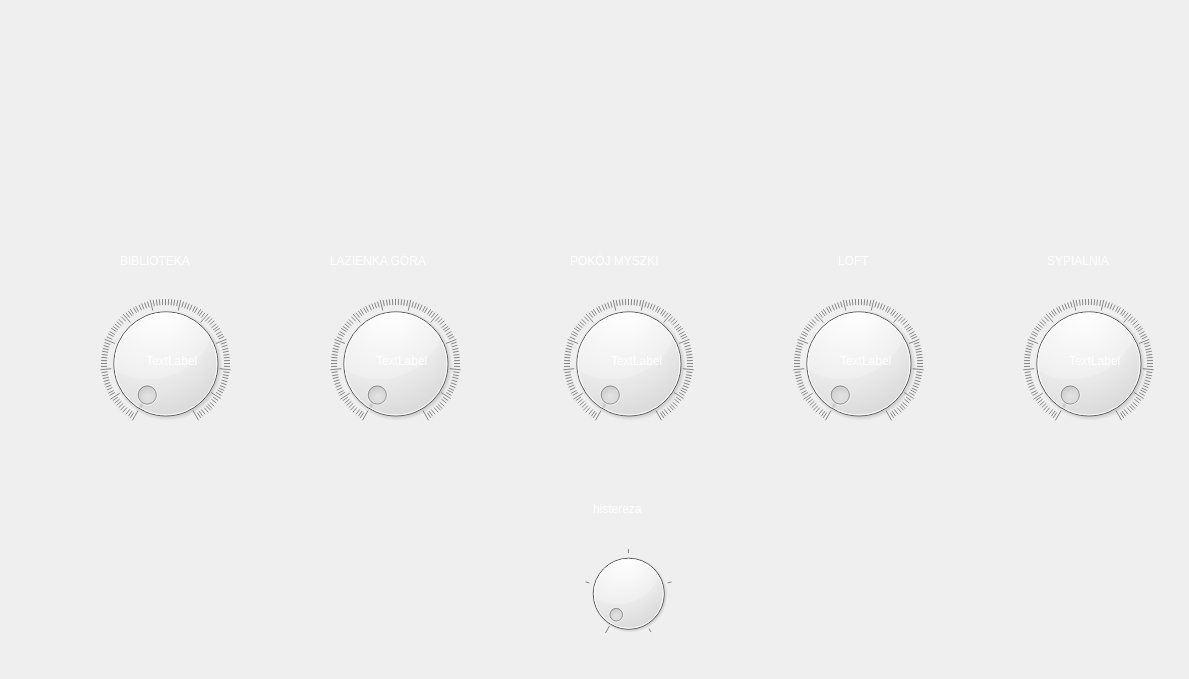
      <widget class="QWidget" name="tab">
       <attribute name="title">
        <string>Temperatura</string>
       </attribute>
       <widget class="QLabel" name="label_2">
        <property name="geometry">
         <rect>
          <x>146</x>
          <y>335</y>
          <width>111</width>
          <height>51</height>
         </rect>
        </property>
        <property name="layoutDirection">
         <enum>Qt::LeftToRight</enum>
        </property>
        <property name="styleSheet">
         <string notr="true">background-color: transparent;
font: 75 9pt &quot;FreeSerif&quot;;
font: 75 16pt &quot;Sans Serif&quot;;
color: rgb(255, 255, 255);</string>
        </property>
        <property name="text">
         <string>TextLabel</string>
        </property>
       </widget>
       <widget class="QLabel" name="label_4">
        <property name="geometry">
         <rect>
          <x>120</x>
          <y>250</y>
          <width>101</width>
          <height>21</height>
         </rect>
        </property>
        <property name="styleSheet">
         <string notr="true">background-color:transparent;
font: 75 12pt &quot;Sans Serif&quot;;
color: rgb(255, 255, 255);</string>
        </property>
        <property name="text">
         <string>BIBLIOTEKA</string>
        </property>
       </widget>
       <widget class="QLabel" name="label_5">
        <property name="geometry">
         <rect>
          <x>593</x>
          <y>488</y>
          <width>81</width>
          <height>41</height>
         </rect>
        </property>
        <property name="styleSheet">
         <string notr="true">background-color:transparent;
font: 75 12pt &quot;Sans Serif&quot;;
color: rgb(255, 255, 255);</string>
        </property>
        <property name="text">
         <string>histereza</string>
        </property>
       </widget>
       <widget class="QLabel" name="label_9">
        <property name="geometry">
         <rect>
          <x>1047</x>
          <y>240</y>
          <width>91</width>
          <height>41</height>
         </rect>
        </property>
        <property name="styleSheet">
         <string notr="true">background-color:transparent;
font: 75 12pt &quot;Sans Serif&quot;;
color: rgb(255, 255, 255);</string>
        </property>
        <property name="text">
         <string>SYPIALNIA</string>
        </property>
       </widget>
       <widget class="QLabel" name="label_10">
        <property name="geometry">
         <rect>
          <x>1069</x>
          <y>335</y>
          <width>111</width>
          <height>51</height>
         </rect>
        </property>
        <property name="styleSheet">
         <string notr="true">background-color: transparent;
font: 75 9pt &quot;FreeSerif&quot;;
font: 75 16pt &quot;Sans Serif&quot;;
color: rgb(255, 255, 255);</string>
        </property>
        <property name="text">
         <string>TextLabel</string>
        </property>
       </widget>
       <widget class="QLabel" name="label_21">
        <property name="geometry">
         <rect>
          <x>611</x>
          <y>335</y>
          <width>111</width>
          <height>51</height>
         </rect>
        </property>
        <property name="styleSheet">
         <string notr="true">background-color: transparent;
font: 75 9pt &quot;FreeSerif&quot;;
font: 75 16pt &quot;Sans Serif&quot;;
color: rgb(255, 255, 255);</string>
        </property>
        <property name="text">
         <string>TextLabel</string>
        </property>
       </widget>
       <widget class="QLabel" name="label_28">
        <property name="geometry">
         <rect>
          <x>570</x>
          <y>240</y>
          <width>131</width>
          <height>41</height>
         </rect>
        </property>
        <property name="styleSheet">
         <string notr="true">background-color:transparent;
font: 75 12pt &quot;Sans Serif&quot;;
color: rgb(255, 255, 255);</string>
        </property>
        <property name="text">
         <string>POKÓJ MYSZKI</string>
        </property>
       </widget>
       <widget class="QLabel" name="label_29">
        <property name="geometry">
         <rect>
          <x>840</x>
          <y>335</y>
          <width>111</width>
          <height>51</height>
         </rect>
        </property>
        <property name="styleSheet">
         <string notr="true">background-color: transparent;
font: 75 9pt &quot;FreeSerif&quot;;
font: 75 16pt &quot;Sans Serif&quot;;
color: rgb(255, 255, 255);</string>
        </property>
        <property name="text">
         <string>TextLabel</string>
        </property>
       </widget>
       <widget class="QLabel" name="label_30">
        <property name="geometry">
         <rect>
          <x>838</x>
          <y>240</y>
          <width>51</width>
          <height>41</height>
         </rect>
        </property>
        <property name="styleSheet">
         <string notr="true">background-color:transparent;
font: 75 12pt &quot;Sans Serif&quot;;
color: rgb(255, 255, 255);</string>
        </property>
        <property name="text">
         <string>LOFT</string>
        </property>
       </widget>
       <widget class="QDial" name="dial_6">
        <property name="geometry">
         <rect>
          <x>100</x>
          <y>298</y>
          <width>131</width>
          <height>131</height>
         </rect>
        </property>
        <property name="styleSheet">
         <string notr="true">selection-color: transparent;
selection-background-color: transparent;</string>
        </property>
        <property name="minimum">
         <number>150</number>
        </property>
        <property name="maximum">
         <number>260</number>
        </property>
        <property name="notchTarget">
         <double>1.000000000000000</double>
        </property>
        <property name="notchesVisible">
         <bool>true</bool>
        </property>
       </widget>
       <widget class="QLabel" name="label_40">
        <property name="geometry">
         <rect>
          <x>77</x>
          <y>280</y>
          <width>178</width>
          <height>160</height>
         </rect>
        </property>
        <property name="styleSheet">
         <string notr="true">image: url(:/HDD1/admin/iHome/28-02-2018/media/dial.png);</string>
        </property>
        <property name="text">
         <string/>
        </property>
       </widget>
       <widget class="QDial" name="dial_7">
        <property name="geometry">
         <rect>
          <x>583</x>
          <y>548</y>
          <width>91</width>
          <height>91</height>
         </rect>
        </property>
        <property name="styleSheet">
         <string notr="true">selection-color: transparent;
selection-background-color: transparent;</string>
        </property>
        <property name="minimum">
         <number>1</number>
        </property>
        <property name="maximum">
         <number>5</number>
        </property>
        <property name="notchTarget">
         <double>1.000000000000000</double>
        </property>
        <property name="notchesVisible">
         <bool>true</bool>
        </property>
       </widget>
       <widget class="QLabel" name="label_41">
        <property name="geometry">
         <rect>
          <x>540</x>
          <y>510</y>
          <width>178</width>
          <height>160</height>
         </rect>
        </property>
        <property name="styleSheet">
         <string notr="true">image: url(:/HDD1/admin/iHome/28-02-2018/media/dial_2.png);</string>
        </property>
        <property name="text">
         <string/>
        </property>
       </widget>
       <widget class="QLabel" name="label_42">
        <property name="geometry">
         <rect>
          <x>307</x>
          <y>280</y>
          <width>178</width>
          <height>160</height>
         </rect>
        </property>
        <property name="styleSheet">
         <string notr="true">image: url(:/HDD1/admin/iHome/28-02-2018/media/dial.png);</string>
        </property>
        <property name="text">
         <string/>
        </property>
       </widget>
       <widget class="QLabel" name="label_27">
        <property name="geometry">
         <rect>
          <x>330</x>
          <y>250</y>
          <width>141</width>
          <height>21</height>
         </rect>
        </property>
        <property name="styleSheet">
         <string notr="true">background-color:transparent;
font: 75 12pt &quot;Sans Serif&quot;;
color: rgb(255, 255, 255);</string>
        </property>
        <property name="text">
         <string>ŁAZIENKA GÓRA</string>
        </property>
       </widget>
       <widget class="QDial" name="dial_8">
        <property name="geometry">
         <rect>
          <x>330</x>
          <y>298</y>
          <width>131</width>
          <height>131</height>
         </rect>
        </property>
        <property name="styleSheet">
         <string notr="true">selection-color: transparent;
selection-background-color: transparent;</string>
        </property>
        <property name="minimum">
         <number>150</number>
        </property>
        <property name="maximum">
         <number>260</number>
        </property>
        <property name="notchTarget">
         <double>1.000000000000000</double>
        </property>
        <property name="notchesVisible">
         <bool>true</bool>
        </property>
       </widget>
       <widget class="QDial" name="dial_9">
        <property name="geometry">
         <rect>
          <x>563</x>
          <y>298</y>
          <width>131</width>
          <height>131</height>
         </rect>
        </property>
        <property name="styleSheet">
         <string notr="true">selection-color: transparent;
selection-background-color: transparent;</string>
        </property>
        <property name="minimum">
         <number>150</number>
        </property>
        <property name="maximum">
         <number>260</number>
        </property>
        <property name="notchTarget">
         <double>1.000000000000000</double>
        </property>
        <property name="notchesVisible">
         <bool>true</bool>
        </property>
       </widget>
       <widget class="QLabel" name="label_43">
        <property name="geometry">
         <rect>
          <x>540</x>
          <y>280</y>
          <width>178</width>
          <height>160</height>
         </rect>
        </property>
        <property name="styleSheet">
         <string notr="true">image: url(:/HDD1/admin/iHome/28-02-2018/media/dial.png);</string>
        </property>
        <property name="text">
         <string/>
        </property>
       </widget>
       <widget class="QDial" name="dial_10">
        <property name="geometry">
         <rect>
          <x>793</x>
          <y>298</y>
          <width>131</width>
          <height>131</height>
         </rect>
        </property>
        <property name="styleSheet">
         <string notr="true">selection-color: transparent;
selection-background-color: transparent;</string>
        </property>
        <property name="minimum">
         <number>150</number>
        </property>
        <property name="maximum">
         <number>260</number>
        </property>
        <property name="notchTarget">
         <double>1.000000000000000</double>
        </property>
        <property name="notchesVisible">
         <bool>true</bool>
        </property>
       </widget>
       <widget class="QLabel" name="label_44">
        <property name="geometry">
         <rect>
          <x>770</x>
          <y>280</y>
          <width>178</width>
          <height>160</height>
         </rect>
        </property>
        <property name="styleSheet">
         <string notr="true">image: url(:/HDD1/admin/iHome/28-02-2018/media/dial.png);</string>
        </property>
        <property name="text">
         <string/>
        </property>
       </widget>
       <widget class="QDial" name="dial_11">
        <property name="geometry">
         <rect>
          <x>1023</x>
          <y>298</y>
          <width>131</width>
          <height>131</height>
         </rect>
        </property>
        <property name="styleSheet">
         <string notr="true">selection-color: transparent;
selection-background-color: transparent;</string>
        </property>
        <property name="minimum">
         <number>150</number>
        </property>
        <property name="maximum">
         <number>260</number>
        </property>
        <property name="notchTarget">
         <double>1.000000000000000</double>
        </property>
        <property name="notchesVisible">
         <bool>true</bool>
        </property>
       </widget>
       <widget class="QLabel" name="label_45">
        <property name="geometry">
         <rect>
          <x>1000</x>
          <y>280</y>
          <width>178</width>
          <height>160</height>
         </rect>
        </property>
        <property name="styleSheet">
         <string notr="true">image: url(:/HDD1/admin/iHome/28-02-2018/media/dial.png);</string>
        </property>
        <property name="text">
         <string/>
        </property>
       </widget>
       <widget class="QLabel" name="label_6">
        <property name="geometry">
         <rect>
          <x>376</x>
          <y>335</y>
          <width>111</width>
          <height>51</height>
         </rect>
        </property>
        <property name="layoutDirection">
         <enum>Qt::LeftToRight</enum>
        </property>
        <property name="styleSheet">
         <string notr="true">background-color: transparent;
font: 75 9pt &quot;FreeSerif&quot;;
font: 75 16pt &quot;Sans Serif&quot;;
color: rgb(255, 255, 255);</string>
        </property>
        <property name="text">
         <string>TextLabel</string>
        </property>
       </widget>
       <zorder>label_45</zorder>
       <zorder>dial_11</zorder>
       <zorder>label_44</zorder>
       <zorder>label_43</zorder>
       <zorder>dial_9</zorder>
       <zorder>label_41</zorder>
       <zorder>label_40</zorder>
       <zorder>label_4</zorder>
       <zorder>label_5</zorder>
       <zorder>label_9</zorder>
       <zorder>label_10</zorder>
       <zorder>label_21</zorder>
       <zorder>label_28</zorder>
       <zorder>label_30</zorder>
       <zorder>dial_6</zorder>
       <zorder>label_2</zorder>
       <zorder>dial_7</zorder>
       <zorder>label_42</zorder>
       <zorder>label_27</zorder>
       <zorder>dial_8</zorder>
       <zorder>dial_10</zorder>
       <zorder>label_29</zorder>
       <zorder>label_6</zorder>
      </widget>
